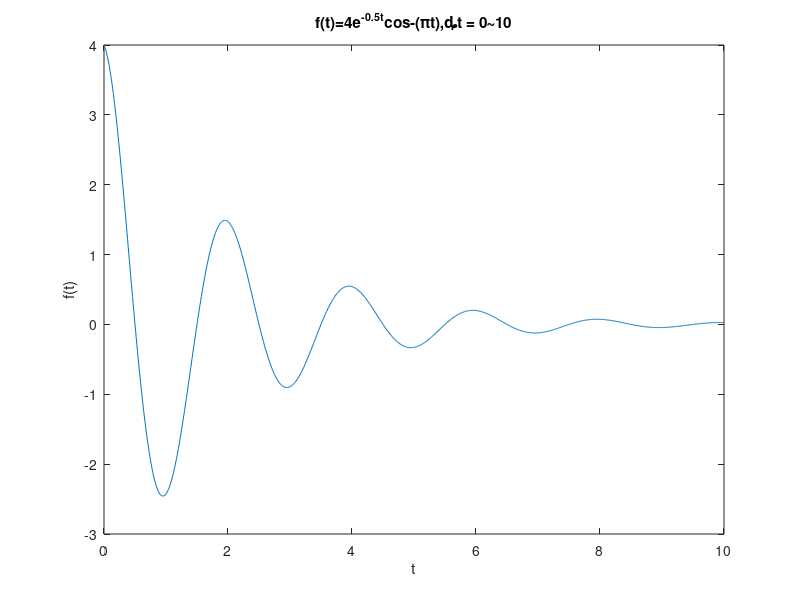

MATLAB code for this plot:
t=0:0.01:10;
y=4*exp(-0.5*t).*cos(pi*t);
plot(t,y);
xlabel('t');
ylabel('f(t)');
title('f(t)=4e^{-0.5t}cos-(\pit),ȡt = 0~10');